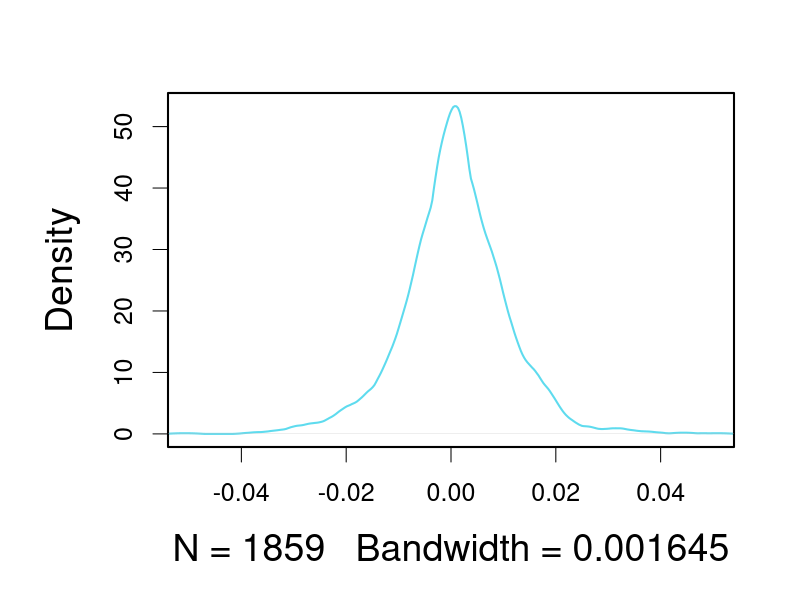

Here is the R script that generated this plot:
graphics.off()  # reset previous graphical settings
require(datasets)  # load required dataset 
r.dax = diff(log(EuStockMarkets[, 1]))  # define the log retunrs for the DAX index

par(mar = par()$mar + c(0, 1.5, -1, 0.1), cex = 1.5, cex.lab = 1.5, lwd = 2)
y = density(r.dax, kernel = "epanechnikov")  # density estimation for DAX log-returns
plot(y, xlim = c(-0.05, 0.05), col = rgb(0.1, 0.8, 0.9, alpha = 0.7), main = "")
